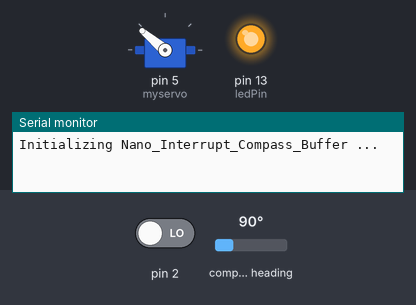
The sketch below on a simulated Arduino Uno, built with avr-gcc and run on an emulated ATmega328P. Shown: servo, output pins drawn as LEDs (lit = HIGH), the last lines printed to the serial monitor. Wiring (inferred from the names in the program): HMC5883L compass at I2C address 0x1E. The inputs (shaded band) are chosen by the test bench; at power-on: pin 2 LOW, compass heading 90°.

Above: at 0.7 s.
At 3.8 s:
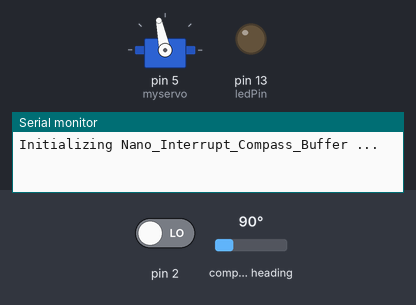
3.9 s: pin 2 driven HIGH
At 5.1 s:
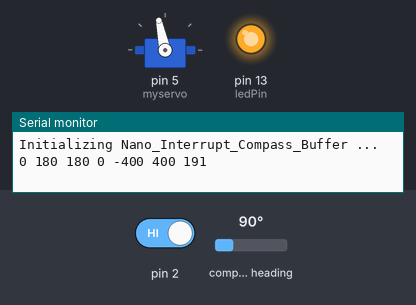
Timing chart, 0 to 6.9 s (numbered marks = the images above; inputs shaded):
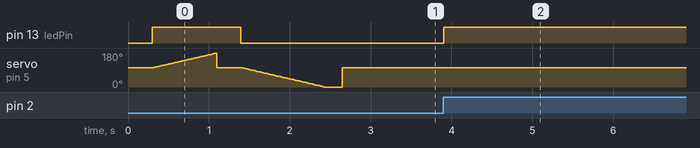

The sketch:

Nano_Torpedo_MagCompass_Servo_FET_Motors.ino
```cpp
// Outputs servo and PWM-FET-Controlled pair of motor signals to keep model torpedo in a straight line


#include <Servo.h>
#include <Wire.h>      // For talking I2C to the magnetometer
#define MAG_ADDRESS ((char) 0x1E) //I2C Address for The HMC5883 - nb - 400kbps max I2C data rate
#define errorval -4096
#define steeramp 2    // amplify the steering factor to try and return faster to a straight line

Servo myservo;        // create servo object to control a servo
int pos;              // variable to store the servo position
int midships=102;     // servo trim offset for stright ahead
int target=errorval;  // target heading to try and stay on

// We capture every reading, even if we don't use them all
#define max_buf 18      // X, Z, and Y readings of 2 bytes each - so a 18-sized buffer gives us room for 3 readings to accumulate if necessary - seems we never need more than 1 though...
int8_t mag_buf[max_buf];    // where the bytes are buffered - only index 0 is used - 1+ is usually wasted
int mag_buf_i=0;      // pointer to where we are upto - gets set to 0 after the 0 got used.
int16_t *mag_dat=(int16_t *)&mag_buf; // points to mag_buf
int8_t gain=B00000000;  // 0 means ± 0.88 Ga (max). B11100000 means ± 8.1 Ga (min)

long idlecount=0;     // Gives us an idea of how long we waited inbetween readings - if this is a very small number, code needs to be optimised.

long start_time = 0;
long previous_time = 0;
long loop_duration = 0;

volatile boolean isDataReady = false; // Gets set inside our interrupt when data is ready to read

int ledPin = 13;                 // digital pin 13 = LED
int tog=0;

void setup() {
  int i;
  Serial.begin(115200);
  Serial.println("Initializing Nano_Interrupt_Compass_Buffer ...");
  pinMode(ledPin, OUTPUT);      // sets the digital pin on the LED as output
  digitalWrite(ledPin, tog++&1);// toggle LED

  myservo.attach(5);  // attaches the servo on pin 9 to the servo object

  myservo.write(midships);              // center it
  delay(300);
  digitalWrite(ledPin, tog++&1);// toggle LED
  for (pos = midships; pos <= 180; pos += 1) { // goes from 0 degrees to 180 degrees
    // in steps of 1 degree
    myservo.write(pos);              // tell servo to go to position in variable 'pos'
    delay(10);                       // waits 15ms for the servo to reach the position
  }
  myservo.write(midships);              // center it
  delay(300);
  digitalWrite(ledPin, tog++&1);// toggle LED
  for (pos = midships; pos >= 0; pos -= 1) { // goes from 0 degrees to 180 degrees
    // in steps of 1 degree
    myservo.write(pos);              // tell servo to go to position in variable 'pos'
    delay(10);                       // waits 15ms for the servo to reach the position
  }


  Wire.begin();
  configMag();
  attachInterrupt(0, magDataReady, RISING); // INT0 is pin D2
  previous_time = micros();


  myservo.write(midships);              // center it


} // setup

void magDataReady() {     // interrupt function when mag DRDY pin is brought LOW
  isDataReady = true;
} // magDataReady interrupt

void loop() {
  start_time = micros();
  loop_duration = start_time - previous_time;
  idlecount++;

  if(isDataReady) {
      isDataReady = false;
      readMag();
  }
  if(mag_buf_i>0) {     // a full reading is waiting for us now
    int i=0;
    int newpos;
    int heading=180-atan2(mag_dat[i], mag_dat[i+2])/0.0174532925; // 0/359=N, 90=E, 180=S, 270=W
    if(target==errorval) target=heading;
    newpos=target-heading;
    if(newpos>180)newpos-=360;
    if(newpos<-180)newpos+=360;
    if((newpos*steeramp+midships)!=pos) { pos=newpos*steeramp+midships; if((pos>=0)&&(pos<=180))myservo.write(pos);}


    // Dump the buffer out to serial now
    Serial.print(newpos, DEC); Serial.print(" ");  // degrees
    Serial.print(heading, DEC); Serial.print(" ");  // degrees
    Serial.print(target, DEC); Serial.print(" ");  // degrees

    Serial.print(mag_dat[i++], DEC); Serial.print(" "); // X
    Serial.print(mag_dat[i++], DEC); Serial.print(" "); // Z
    Serial.print(mag_dat[i++], DEC); Serial.print(" "); // Y
    // Serial.print(mag_extra, DEC); Serial.print(" "); // # weird byte (status?) -1 always (commenting releases 12 iterations)
    // Serial.print(mag_buf_i, DEC); Serial.print(" "); // # buffered readings - always 6 - seems our full-speed and serial printing has spare time !
    // Serial.print(loop_duration, DEC); Serial.print(" ");// # microseconds we waited for a reading - around 5200
    Serial.print(idlecount, DEC);       // # iterations we waited
    Serial.println();
  digitalWrite(ledPin, tog++&1);// toggle LED

    mag_buf_i=0;
    previous_time = start_time;
    idlecount=0;
  }

} // loop


// read 6 bytes (x,y,z magnetic field measurements) from the magnetometer
void readMag() {
  Wire.beginTransmission(MAG_ADDRESS);  // multibyte burst read of data registers (from 0x03 to 0x08)
  Wire.write((byte) 0x03);    // the address of the first data byte
  Wire.endTransmission();

  Wire.beginTransmission(MAG_ADDRESS);
  Wire.requestFrom(MAG_ADDRESS, 6); // Request 6 bytes

  int i = 1;
  while(Wire.available())
  {
    mag_buf[i+mag_buf_i++] = Wire.read();  // Read one byte - nb - order = X, Z, Y
    i=-i;       // to store bytes in opposite order
  }
  i=Wire.read();    // dunno what this is - needs it tho I think - always -1
  Wire.endTransmission();
  if(mag_buf_i>=max_buf-6)mag_buf_i=6;  // prevent memory leak

  // put the device back into single measurement mode - needs this.
  Wire.beginTransmission(MAG_ADDRESS);
  Wire.write((byte) 0x02);
  Wire.write((byte) 0x01);
  Wire.endTransmission();

} // readMag


void configMag() {
  uint8_t mag_name;

  // make sure that the device is connected
  Wire.beginTransmission(MAG_ADDRESS);
  Wire.write((byte) 0x0A); // Identification Register A
  Wire.endTransmission();

  Wire.beginTransmission(MAG_ADDRESS);
  Wire.requestFrom(MAG_ADDRESS, 1);
  mag_name = Wire.read();
  Wire.endTransmission();

  if(mag_name != 0x48) {
    Serial.println("HMC5883L not found!");
    Serial.print(mag_name, HEX); Serial.println(" found, should be 0x48");
    delay(1000);
  }

  // Register 0x00: CONFIG_A
  // normal measurement mode (0x00) and 75 Hz ODR (0x18)
  Wire.beginTransmission(MAG_ADDRESS);
  Wire.write((byte) 0x00);
  Wire.write((byte) 0x18);
  Wire.endTransmission();
  delay(5);

  // Register 0x01: CONFIG_B
  // default range of +/- 130 uT (0x20)
  Wire.beginTransmission(MAG_ADDRESS);
  Wire.write((byte) 0x01);
  //  Wire.write((byte) 0x20);
  Wire.write((byte) gain); // ± 0.88 Ga - B00000000 through B11100000 is max to min gain
//  Wire.write((byte) 0x00); // ± 0.88 Ga - B00000000 through B11100000 is max to min gain

  Wire.endTransmission();
  delay(5);

  // Register 0x02: MODE
  // continuous measurement mode at configured ODR (0x00)
  // possible to achieve 160 Hz by using single measurement mode (0x01) and DRDY
  Wire.beginTransmission(MAG_ADDRESS);
  Wire.write((byte) 0x02);
  Wire.write((byte) 0x01);
  Wire.endTransmission();

  delay(200);
}
```

Measured:
- after the input at 3.9 s, pin 13 (ledPin): LOW → HIGH at once
